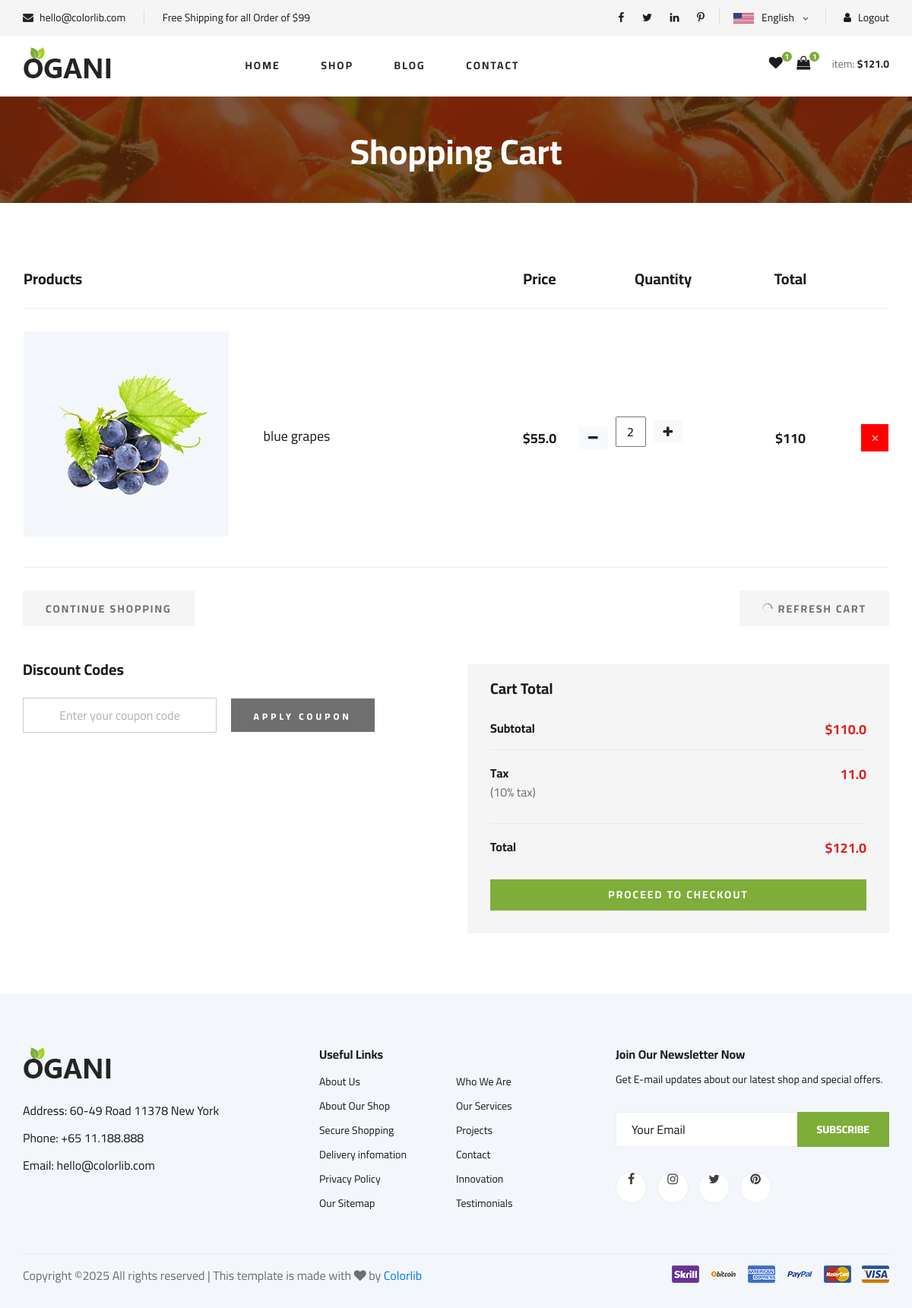
The app's page /cart/cart_page/ (signed in), older data.
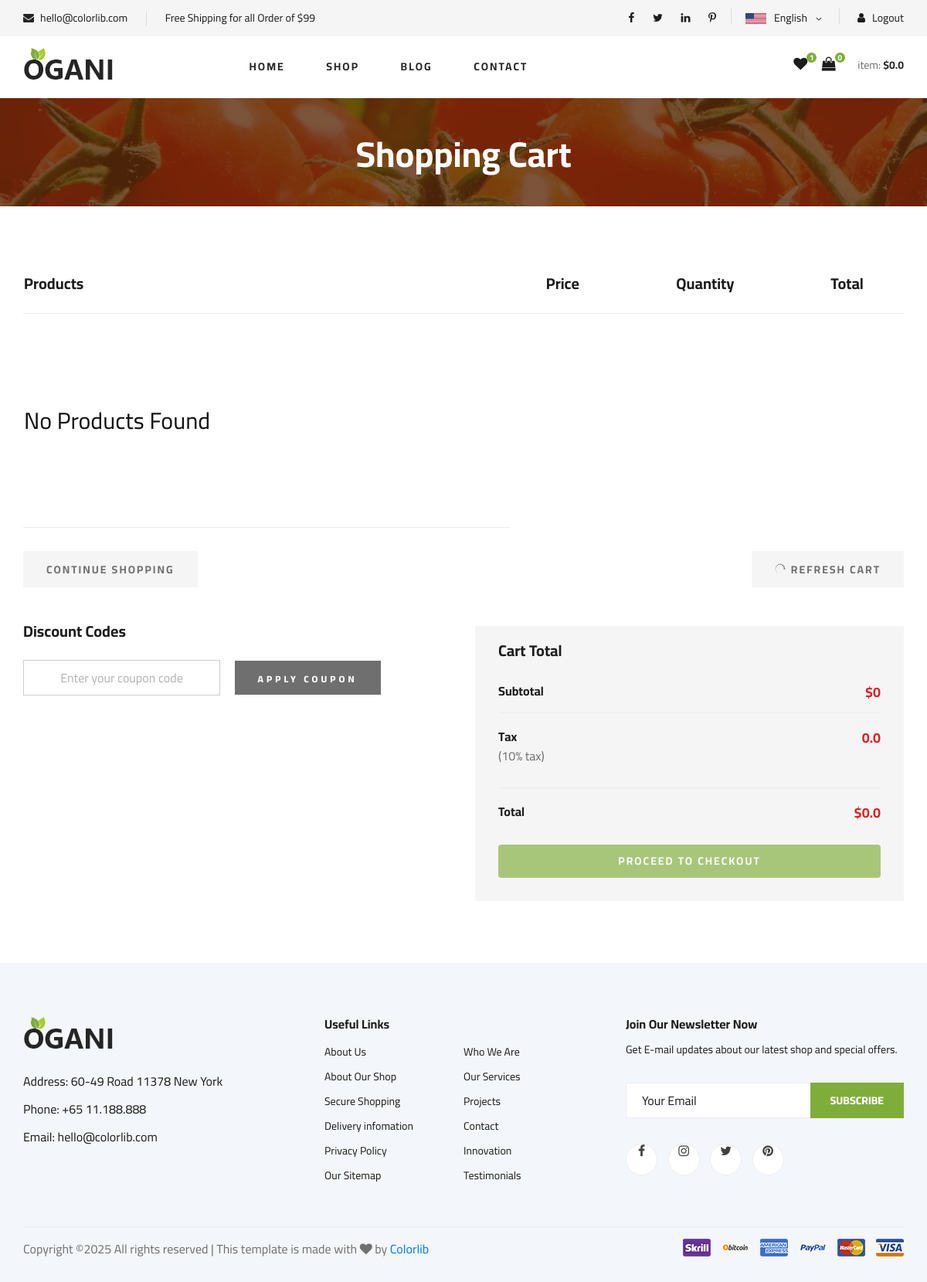
The same page, newer data.
### cart/models.py (models this page shows, shortened)
class  CartProduct(models.Model):
    user = models.ForeignKey(UserAccount, on_delete=models.CASCADE)
    user_session = models.ForeignKey(CartID, on_delete=models.CASCADE)
    product = models.ForeignKey(Product, on_delete=models.CASCADE)
    quantity = models.IntegerField()
    price = models.IntegerField()
    date_added = models.DateTimeField(auto_now_add=True)
    def sub_total(self):
        return self.quantity * self.price

### product/models.py (models this page shows, shortened)
class Product(models.Model):
    product_name = models.CharField(max_length=100)
    product_category = models.ForeignKey(ProductCategory, on_delete=models.PROTECT)
    product_info = models.CharField(max_length=255, blank=True)
    product_description = models.TextField(blank=True)
    product_price = models.FloatField()
    product_image = models.ImageField(upload_to='product/photos')
    product_weight = models.FloatField()
    shipping = models.CharField(max_length=100)
    is_available = models.BooleanField(default=True)
    created_at = models.DateTimeField(auto_now_add=True)
    updated_at = models.DateTimeField(auto_now_add=True)

### cart/views.py (the view)
# urls.py: path('cart_page/', views.main_cart_page, name='cart_page'),
@login_required
def main_cart_page(request):
    html_template_name = 'cart/cart.html'
    current_user = request.user
    if current_user.is_authenticated:
        user_cart_products = CartProduct.objects.filter(user=current_user)
        total_price = 0
        tax_percent = 0.1 # 10%
        for data in user_cart_products:
            total_price += data.product.product_price * data.quantity
        tax = round(total_price * tax_percent, 2) # example: 5.00
        final_price = total_price + tax
    context = {
        'all_products': user_cart_products,
        'total_price': total_price,
        'final_price': final_price,
        'tax': tax,
    }
    return render(request, html_template_name, context)

### contact/contact_form.py (shortened to what this page needs)
class NewsLetterForm(forms.ModelForm):
    class Meta:
        model = NewsLetterModel
        fields = ['email']
    def __init__(self, *args, **kwargs):
        super(NewsLetterForm, self).__init__(*args, **kwargs)
        self.fields['email'].widget.attrs['placeholder'] = 'Your Email'

### processors/cart_product_count.py (called while the page is built)
def product_in_cart_count(request):
    product_count = 0
    current_user = request.user
    try:
        if current_user.is_authenticated:
            all_cart_products = CartProduct.objects.all().filter(user=current_user)
            product_count = all_cart_products.count()
    except CartProduct.DoesNotExist:
        product_count = 0
    return dict(counter = product_count)

### processors/make_newsletter_form_available.py (called while the page is built)
def newsletter_for_all_app(request):
    return {'newsletter_form': NewsLetterForm()}

### processors/money_counter.py (called while the page is built)
def cart_total_without_tax(request):
    try:
        current_user = request.user
        if current_user.is_authenticated:
            cart = CartProduct.objects.filter(user=current_user)
            total = 0
            for item in cart:
                total += item.sub_total()
        else:
            total = 0
    except CartProduct.DoesNotExist:
        total = 0
    return {'total_without_tax': total}

### templates/cart/cart.html (shortened to what the changed rows need)
{% extends 'index.html' %}
{% load static %}
{% block content %}
    <section class="breadcrumb-section set-bg" data-setbg="{% static 'img/breadcrumb.jpg' %}">
        <div class="container">
            <div class="row">
                <div class="col-lg-12 text-center">
                    <div class="breadcrumb__text">
                        <h2>Shopping Cart</h2>
                    </div>
                </div>
            </div>
        </div>
    </section>
 <section class="shoping-cart spad">
    <div class="container">
        <div class="row">
            <div class="col-lg-12">
                <div class="shoping__cart__table">
                    <table>
                        <thead>
                            <tr>
                                <th class="shoping__product">Products</th>
                                <th>Price</th>
                                <th>Quantity</th>
                                <th>Total</th>
                                <th></th>
                            </tr>
                        </thead>
                        <tbody>
                        {% if all_products %}
                            {% for data in all_products %}
                            <tr>
                                <td class="shoping__cart__item">
                                    <img src="{{ data.product.product_image.url }}" alt="">
                                    <h5>{{ data.product.product_name }}</h5>
                                </td>
                                <td class="shoping__cart__price">
                                    ${{ data.product.product_price }}
                                </td>
                                <td class="shoping__cart__quantity">
                                    <div class="quantity" style="display: flex; align-items: center; gap: 0px;">
                                        <a href="{% url 'cart:decrease_product' data.product.id %}" class="btn btn-light" type="button" id="button-plus">
                                          <i class="fa fa-minus"></i>
                                        </a>
                                        <form action="{% url 'cart:increase_product' data.product.id %}" method="POST" style="display: flex; align-items: center;">
                                          <input type="text" style="width: 40px; height: 40px; text-align: center; margin: 0 10px;" value='{{ data.quantity }}' readonly>
                                          <button class="btn btn-light" type="submit" id="button-minus">
                                            <i class="fa fa-plus"></i>
                                          </button>
                                        </form>
                                      </div>
                                </td>
                                <td class="shoping__cart__total">
                                    ${{ data.sub_total }}
                                </td>
                                <form action="{% url 'cart:delete_product' data.product.id %}" method='POST'>
                                    <td class="shoping__cart__item__close">
                                        <button type='submit' class="icon_close" style="background-color: red; color: white; border: none; padding: 10px 10px;"></button>
                                    </td>
                                </form>
                            </tr>
                            {% endfor %}
                            {% else %}
                            <tr>
                                <td class="shoping__cart__item">
                                    <div class="shoping__cart__btns">
                                        <br>
                                        <br>
                                        <br>
                                        <h3>No Products Found</h3>
                                        <br>
                                        <br>
                                        <br>
                                    </div>
                                </td>
                            </tr>
                            {% endif %}
                        </tbody>
                    </table>
                </div>
            </div>
        </div>
        <div class="row">
            <div class="col-lg-6">
                <div class="shoping__checkout">
                    <h5>Cart Total</h5>
                    <ul>
                        <li>Subtotal <span>${{ total_price }}</span></li>
                        <li>Tax <span>{{ tax }}</span><p> (10% tax)</p></li>
                        <li>Total <span>${{ final_price }}</span></li>
                    </ul>
                    {% if all_products %}
                    <a href="{% url 'payment:checkout' %}" class="primary-btn">PROCEED TO CHECKOUT</a>
                    {% else %}
                    <a class="btn disabled primary-btn" href="#" >PROCEED TO CHECKOUT</a>
                    {% endif %}
                </div>
            </div>
        </div>
    </div>
</section>
{% endblock %}

Row changes from the older to the newer data that the page shows:
removed CartProduct: product.product_image (picture), product.product_name "blue grapes", product.product_price "55.0", quantity "2", sub_total "110"
Text that changed along with them:
{{ counter }}: "1" → "0"
{{ cart_total }}: "121.0" → "0.0"
{{ total_price }}: "110.0" → "0"
{{ tax }}: "11.0" → "0.0"
{{ final_price }}: "121.0" → "0.0"
text now shown: "No Products Found"
